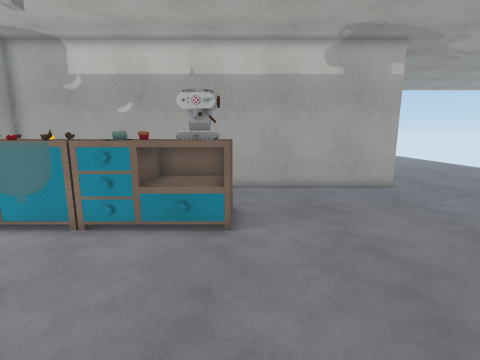
view 1 (above)

17 first-person views from a walk through a Unity game level. The camera is 1.5 m above the floor, tilts 10° down and sees 85° across. The floor is counted in squares, 0.5 m on a side. Each view is taken from the middle of a square. On the plan, view 1 faces up. The plan holds only what a view shows up to about 19 squares ahead; the rest is blank. The place goes on beyond the plan. Some surface patterns are stand-ins.

view 2
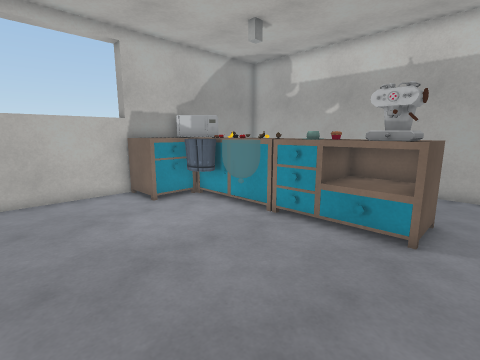

view 3
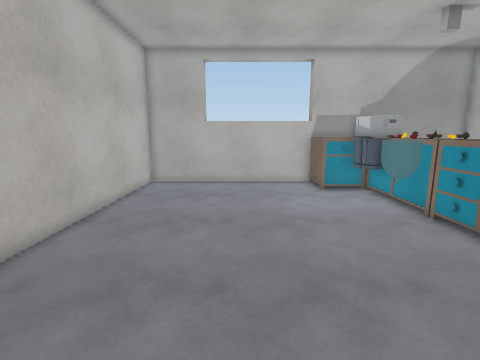

view 4
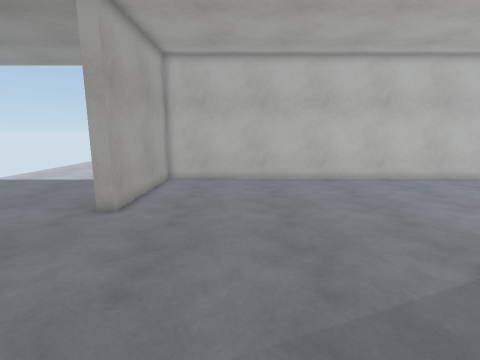

view 5
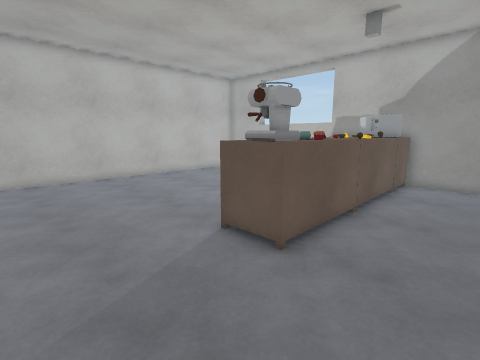

view 6
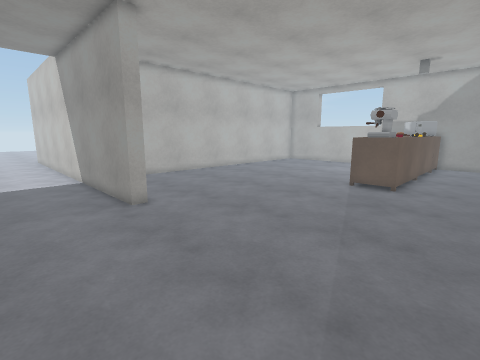

view 7
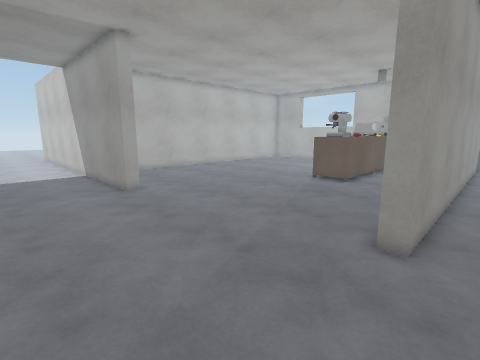

view 8
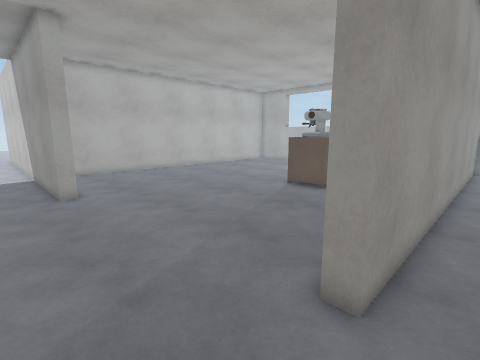

view 9
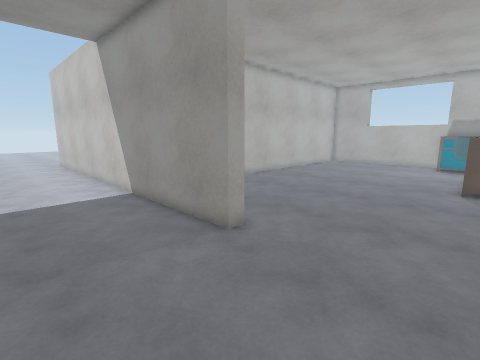

view 10
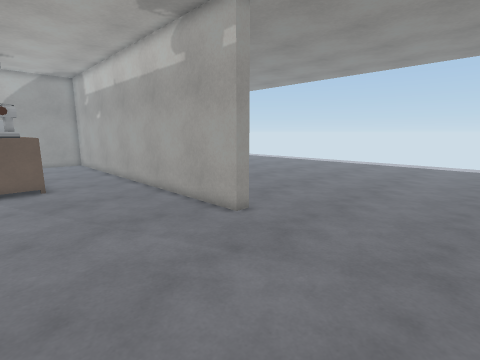

view 11
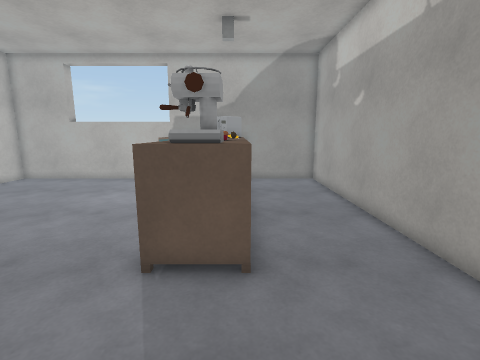

view 12
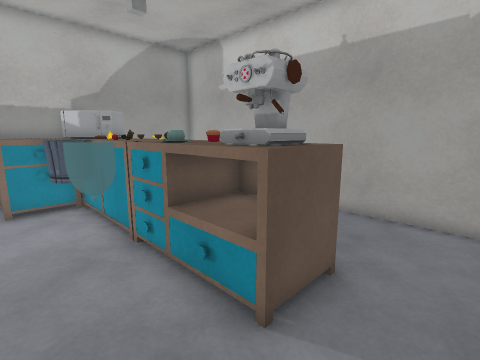

view 13
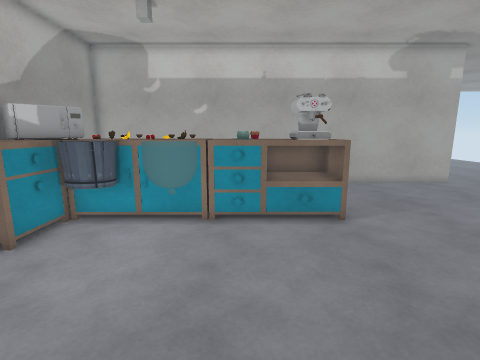

view 14
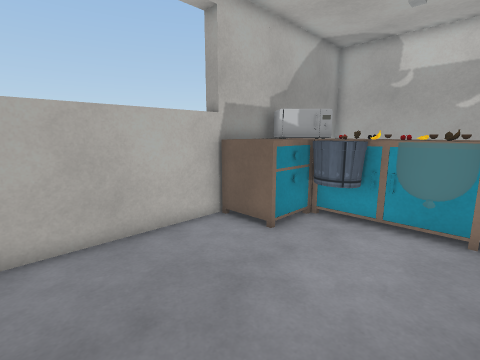

view 15
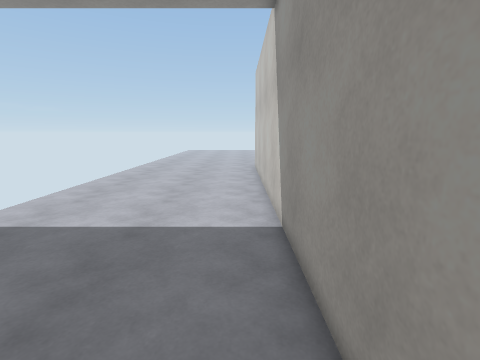

view 16
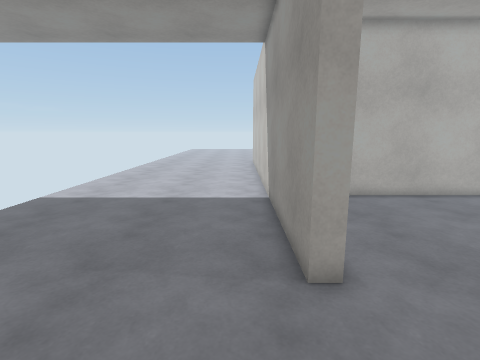

view 17
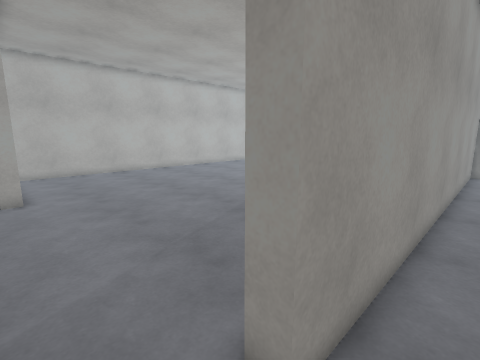

### Floor plan
Points are (right, up) in squares from view 1. A wall is a line through its corners. A room is listed if a view was taken in it or the views show most of it. See-through windows are left out.
Room 1 (views 1, 2, 3, 4, 5, 6, 7, 8, 9, 10, 11, 12, 13, 14, 15, 16, 17)
walls: (-12.5, 15.7) (8.9, 15.7) (8.9, 15) (-12.5, 15) (-12.5, -4.7) (9.9, -4.7) (9.9, 3.1) (10.6, 3.1) (10.6, -10.5)
objects: cupboard (-12, 5) to (-10, 7); microwave (-12, 8) to (-10, 10); cupboard (-12, 10); other object (-10, 7) to (-8, 8); cupboard (-10, 8); cupboard (-10, 10); cupboard (-9, 9) to (-6, 10); cupboard (-5, 8) to (0, 10); other object (-4, 8) to (-4, 9)

Positions as (right, up) in squares from view 1, and headings:
1: (0, 0), facing up
2: (1, 0), facing up-left
3: (4, 1), facing left
4: (5, 13), facing down
5: (5, 14), facing down-left
6: (15, 14), facing down-left
7: (16, 17), facing down-left
8: (13, 17), facing down-left
9: (16, 9), facing down-left
10: (16, 8), facing up-left
11: (5, 10), facing left
12: (2, 5), facing up-left
13: (-4, -1), facing up
14: (-5, -1), facing up-left
15: (12, 4), facing down
16: (12, 8), facing down
17: (11, 17), facing down-left
